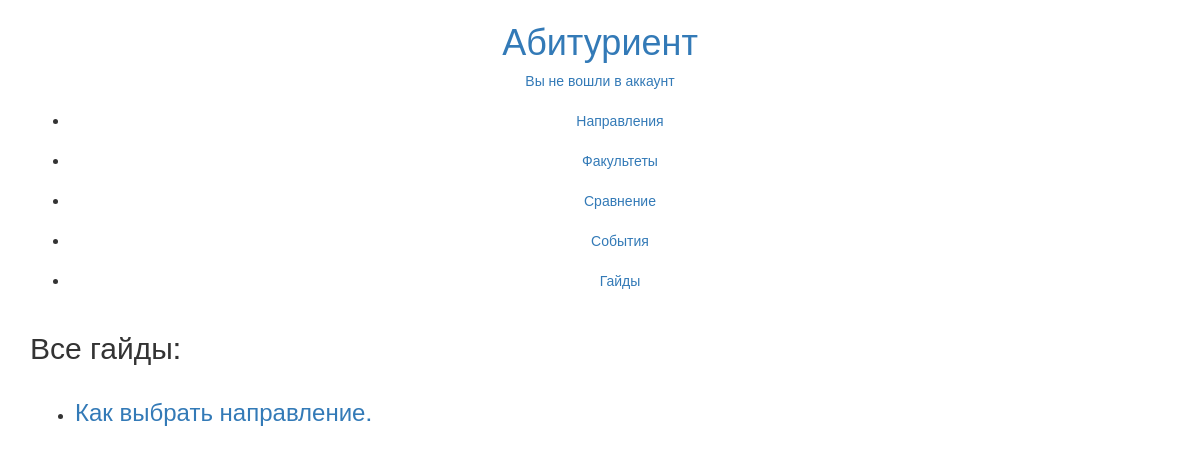
The page /guides/ on the database as committed earlier.
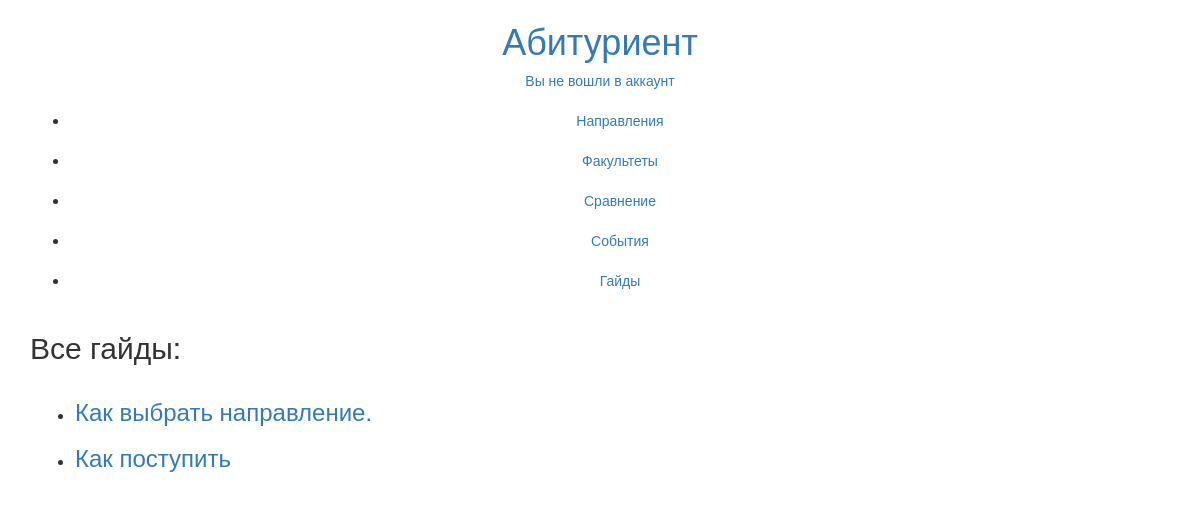
The same page on the database as committed later.
### guides/models.py (models this page shows, shortened)
class Guide (models.Model):
    title = models.CharField (max_length = 200, verbose_name = "Название", help_text = "Введите короткое название гайда")
    template = models.FileField (
        verbose_name = "Прикрепить шаблон",
        upload_to = "guides/templates",
        validators=[FileExtensionValidator(allowed_extensions=["html"])])
    def getAbsoluteUrl(self):
        return reverse("guide-details", args=[str(self.id)])

### guides/views.py (the view)
class guidesList (generic.ListView):
    model = Guide
    context_object_name = "guides"
    template_name = "guides-list.html"

### guides/templates/guides-list.html (shortened to what this page needs)
{% extends "base-generic.html" %}
{% block content %}
<h2 class = "page-title">Все гайды:</h2>
<section class = "main-content">
  {% if guides %}
  <ul>
    {% for guide in guides %}
    <li>
      <h3 class = "block-title"><a href = {{guide.getAbsoluteUrl}}>{{guide.title}}</a></h4>
    </li>
    {% endfor %}
  {% else %}
    <p>На данный момент в базе данных нет гайдов. (</p>
  {%endif%}
</section>
{% endblock %}

Rows that differ between the two databases and show on the page:
added Guide: title "Как поступить"
